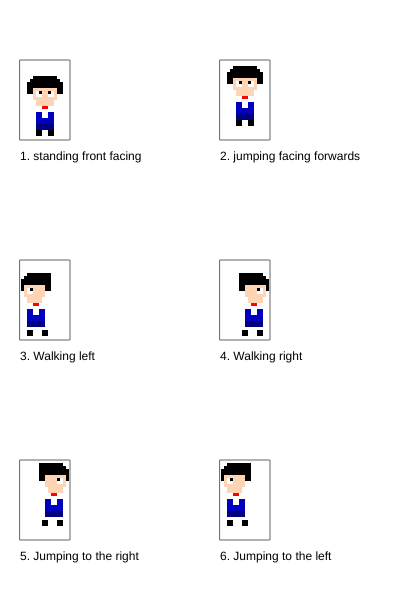
Frame 1 (no input)
Frame 60 (no input): identical to frame 1, image omitted
Frame 120 (the mouse pressed at the canvas centre since frame 60): identical to frame 1, image omitted

The p5.js sketch that drew this single still picture (run headless with seeded random() and noise() and a simulated clock; from frame 60 on, the mouse is pressed at the canvas centre):

// p5.js sketch
// ── sketch.js
/*

The Game Project

2 - Game character

Use p5 drawing functions such as rect, ellipse, line, triangle and
point to draw the different states of your game character.

Write the code so that your character appears inside the box for each
state.

IMPORTANT: For each box the variables gameChar_x & gameChar_y are set to the bottom
center of the box. You must combine these variables with arithmetic to
determine the position of each shape that you draw. This will later allow
you to adjust the position of your game character.

Each state is worth two marks:

//standing front facing = 2
//jumping facing forwards = 2
//walking left = 2
//walking right = 2
//jumping left and jumping right = 2

0 marks = not a reasonable attempt
1 mark = attempted but it lacks detail and you didn't use gameChar_x and gameChar_y correctly
2 marks = you've used a selction of shape functions and made consistent use of gameChar_x and gameChar_y

WARNING: Do not get too carried away. Around 10-20 lines of code should work for each state of your game character.

*/

var gameChar_x = 0;
var gameChar_y = 0;

function setup()
{
	createCanvas(400, 600);
}

function draw()
{
	background(255);

	// 共通の定数定義
	const pixelSize = 3;
	const bodyYOffset = -25; // 通常時の上方向への調整（体の位置）
	const jumpYOffset = -35; // ジャンプ時の上方向への調整（体の位置） - 高さを調整

	//Standing, facing frontwards
	stroke(100);
	noFill();
	rect(20, 60, 50, 80);
	noStroke();
	fill(0);
	text("1. standing front facing", 20, 160);

	gameChar_x = 45;
	gameChar_y = 137;
	//Add your code here ...
	drawCharacter(
		gameChar_x, 
		gameChar_y, 
		pixelSize, 
		bodyYOffset, 
		'front', 
		false, 
		false
	);

	//Jumping facing forwards
	stroke(100);
	noFill();
	rect(220, 60, 50, 80);
	noStroke();
	fill(0);
	text("2. jumping facing forwards", 220, 160);

	gameChar_x = 245;
	gameChar_y = 137;
	//Add your code here ...
	drawCharacter(
		gameChar_x, 
		gameChar_y, 
		pixelSize, 
		jumpYOffset, // ジャンプ時のオフセットを使用
		'front', 
		true, 
		false
	);

	//Walking, turned left
	stroke(100);
	noFill();
	rect(20, 260, 50, 80);
	noStroke();
	fill(0);
	text("3. Walking left", 20, 360);

	gameChar_x = 45;
	gameChar_y = 337;
	//Add your code here ...
	drawCharacter(
		gameChar_x, 
		gameChar_y, 
		pixelSize, 
		bodyYOffset, 
		'left', 
		false, 
		false
	);

	//Walking, turned right
	stroke(100);
	noFill();
	rect(220, 260, 50, 80);
	noStroke();
	fill(0);
	text("4. Walking right", 220, 360);

	gameChar_x = 245;
	gameChar_y = 337;
	//Add your code here ...
	drawCharacter(
		gameChar_x, 
		gameChar_y, 
		pixelSize, 
		bodyYOffset, 
		'right', 
		false, 
		false
	);

	//Jumping right
	stroke(100);
	noFill();
	rect(20, 460, 50, 80);
	noStroke();
	fill(0);
	text("5. Jumping to the right", 20, 560);

	gameChar_x = 45;
	gameChar_y = 537;
	//Add your code here ...
	drawCharacter(
		gameChar_x, 
		gameChar_y, 
		pixelSize, 
		jumpYOffset, // ジャンプ時のオフセットを使用
		'right', 
		true, 
		true
	);

	//Jumping to the left
	stroke(100);
	noFill();
	rect(220, 460, 50, 80);
	noStroke();
	fill(0);
	text("6. Jumping to the left", 220, 560);

	gameChar_x = 245;
	gameChar_y = 537;
	//Add your code here ...
	drawCharacter(
		gameChar_x, 
		gameChar_y, 
		pixelSize, 
		jumpYOffset, // ジャンプ時のオフセットを使用
		'left', 
		true, 
		true
	);
}

/**
 * キャラクターを描画する関数
 * @param {number} x - キャラクターのx座標
 * @param {number} y - キャラクターのy座標
 * @param {number} pixelSize - ピクセルサイズ
 * @param {number} yOffset - Y軸オフセット
 * @param {string} direction - 向き ('front', 'left', 'right')
 * @param {boolean} isJumping - ジャンプ中かどうか
 * @param {boolean} isDiagonal - 斜めジャンプかどうか
 */
function drawCharacter(x, y, pixelSize, yOffset, direction, isJumping, isDiagonal) {
	// 方向に応じたオフセット調整
	let xOffset = 0;
	if (direction === 'left') {
		xOffset = -2 * pixelSize;
	} else if (direction === 'right') {
		xOffset = 2 * pixelSize;
	}
	
	// 髪の描画
	drawHair(x, y, pixelSize, yOffset, direction);
	
	// 顔の描画
	drawFace(x, y, pixelSize, yOffset, direction);
	
	// 服の描画
	drawClothes(x, y, pixelSize, yOffset, direction);
	
	// 足の描画（足の位置はジャンプの有無に関わらず一貫した位置に）
	drawLegs(x, y, pixelSize, yOffset, direction);
}

/**
 * 髪を描画する関数
 * @param {number} x - キャラクターのx座標
 * @param {number} y - キャラクターのy座標
 * @param {number} pixelSize - ピクセルサイズ
 * @param {number} yOffset - Y軸オフセット
 * @param {string} direction - 向き ('front', 'left', 'right')
 */
function drawHair(x, y, pixelSize, yOffset, direction) {
	fill(0);
	
	if (direction === 'front') {
		rect(x - 4*pixelSize, y - 12*pixelSize + yOffset, 8*pixelSize, 4*pixelSize);
		rect(x - 5*pixelSize, y - 11*pixelSize + yOffset, 10*pixelSize, 3*pixelSize);
		rect(x - 6*pixelSize, y - 10*pixelSize + yOffset, 12*pixelSize, 4*pixelSize);
	} 
	else if (direction === 'left') {
		rect(x - 6*pixelSize, y - 13*pixelSize + yOffset, 8*pixelSize, 4*pixelSize);
		rect(x - 7*pixelSize, y - 12*pixelSize + yOffset, 9*pixelSize, 3*pixelSize);
		rect(x - 8*pixelSize, y - 11*pixelSize + yOffset, 10*pixelSize, 4*pixelSize);
	}
	else if (direction === 'right') {
		rect(x - 2*pixelSize, y - 13*pixelSize + yOffset, 8*pixelSize, 4*pixelSize);
		rect(x - 2*pixelSize, y - 12*pixelSize + yOffset, 9*pixelSize, 3*pixelSize);
		rect(x - 2*pixelSize, y - 11*pixelSize + yOffset, 10*pixelSize, 4*pixelSize);
	}
}

/**
 * 顔を描画する関数
 * @param {number} x - キャラクターのx座標
 * @param {number} y - キャラクターのy座標
 * @param {number} pixelSize - ピクセルサイズ
 * @param {number} yOffset - Y軸オフセット
 * @param {string} direction - 向き ('front', 'left', 'right')
 */
function drawFace(x, y, pixelSize, yOffset, direction) {
	// 肌色の顔
	fill(255, 212, 180);
	
	if (direction === 'front') {
		rect(x - 4*pixelSize, y - 8*pixelSize + yOffset, 8*pixelSize, 4*pixelSize);
		rect(x - 3*pixelSize, y - 4*pixelSize + yOffset, 6*pixelSize, 2*pixelSize);
		
		// 白目
		fill(255);
		rect(x - 3*pixelSize, y - 7*pixelSize + yOffset, 2*pixelSize, 2*pixelSize);
		rect(x + 1*pixelSize, y - 7*pixelSize + yOffset, 2*pixelSize, 2*pixelSize);
		
		// 黒目
		fill(0);
		rect(x - 2*pixelSize, y - 7*pixelSize + yOffset, 1*pixelSize, 1*pixelSize);
		rect(x + 1*pixelSize, y - 7*pixelSize + yOffset, 1*pixelSize, 1*pixelSize);
		
		// 赤い口
		fill(255, 0, 0);
		rect(x - 1*pixelSize, y - 2*pixelSize + yOffset, 2*pixelSize, 1*pixelSize);
	}
	else if (direction === 'left') {
		rect(x - 7*pixelSize, y - 9*pixelSize + yOffset, 7*pixelSize, 4*pixelSize);
		rect(x - 6*pixelSize, y - 5*pixelSize + yOffset, 5*pixelSize, 2*pixelSize);
		
		// 白目
		fill(255);
		rect(x - 6*pixelSize, y - 8*pixelSize + yOffset, 2*pixelSize, 2*pixelSize);
		
		// 黒目
		fill(0);
		rect(x - 5*pixelSize, y - 8*pixelSize + yOffset, 1*pixelSize, 1*pixelSize);
		
		// 赤い口
		fill(255, 0, 0);
		rect(x - 4*pixelSize, y - 3*pixelSize + yOffset, 2*pixelSize, 1*pixelSize);
	}
	else if (direction === 'right') {
		rect(x, y - 9*pixelSize + yOffset, 7*pixelSize, 4*pixelSize);
		rect(x + 1*pixelSize, y - 5*pixelSize + yOffset, 5*pixelSize, 2*pixelSize);
		
		// 白目
		fill(255);
		rect(x + 4*pixelSize, y - 8*pixelSize + yOffset, 2*pixelSize, 2*pixelSize);
		
		// 黒目
		fill(0);
		rect(x + 4*pixelSize, y - 8*pixelSize + yOffset, 1*pixelSize, 1*pixelSize);
		
		// 赤い口
		fill(255, 0, 0);
		rect(x + 2*pixelSize, y - 3*pixelSize + yOffset, 2*pixelSize, 1*pixelSize);
	}
}

/**
 * 服を描画する関数
 * @param {number} x - キャラクターのx座標
 * @param {number} y - キャラクターのy座標
 * @param {number} pixelSize - ピクセルサイズ
 * @param {number} yOffset - Y軸オフセット
 * @param {string} direction - 向き ('front', 'left', 'right')
 */
function drawClothes(x, y, pixelSize, yOffset, direction) {
	// 青いジャケット
	fill(0, 0, 190);
	
	if (direction === 'front') {
		rect(x - 3*pixelSize, y + yOffset, 6*pixelSize, 4*pixelSize);
		
		// 白いシャツ部分
		fill(255);
		rect(x - 1*pixelSize, y + yOffset, 2*pixelSize, 2*pixelSize);
		
		// 紺色のズボン
		fill(0, 0, 128);
		rect(x - 3*pixelSize, y + 4*pixelSize + yOffset, 6*pixelSize, 2*pixelSize);
	}
	else if (direction === 'left') {
		rect(x - 6*pixelSize, y - 1*pixelSize + yOffset, 6*pixelSize, 4*pixelSize);
		
		// 白いシャツ部分
		fill(255);
		rect(x - 4*pixelSize, y - 1*pixelSize + yOffset, 2*pixelSize, 2*pixelSize);
		
		// 紺色のズボン
		fill(0, 0, 128);
		rect(x - 6*pixelSize, y + 3*pixelSize + yOffset, 6*pixelSize, 2*pixelSize);
	}
	else if (direction === 'right') {
		rect(x, y - 1*pixelSize + yOffset, 6*pixelSize, 4*pixelSize);
		
		// 白いシャツ部分
		fill(255);
		rect(x + 2*pixelSize, y - 1*pixelSize + yOffset, 2*pixelSize, 2*pixelSize);
		
		// 紺色のズボン
		fill(0, 0, 128);
		rect(x, y + 3*pixelSize + yOffset, 6*pixelSize, 2*pixelSize);
	}
}

/**
 * 足を描画する関数
 * @param {number} x - キャラクターのx座標
 * @param {number} y - キャラクターのy座標
 * @param {number} pixelSize - ピクセルサイズ
 * @param {number} yOffset - Y軸オフセット
 * @param {string} direction - 向き ('front', 'left', 'right')
 */
function drawLegs(x, y, pixelSize, yOffset, direction) {
	fill(0);
	
	// 足の位置の計算（キャラクターのyOffsetを足の位置に反映させる）
	const legOffset = y + 6*pixelSize + yOffset;
	
	if (direction === 'front') {
		rect(x - 3*pixelSize, legOffset, 2*pixelSize, 2*pixelSize);
		rect(x + 1*pixelSize, legOffset, 2*pixelSize, 2*pixelSize);
	}
	else if (direction === 'left') {
		rect(x - 6*pixelSize, legOffset, 2*pixelSize, 2*pixelSize);
		rect(x - 1*pixelSize, legOffset, 2*pixelSize, 2*pixelSize);
	}
	else if (direction === 'right') {
		rect(x - 1*pixelSize, legOffset, 2*pixelSize, 2*pixelSize);
		rect(x + 4*pixelSize, legOffset, 2*pixelSize, 2*pixelSize);
	}
}
